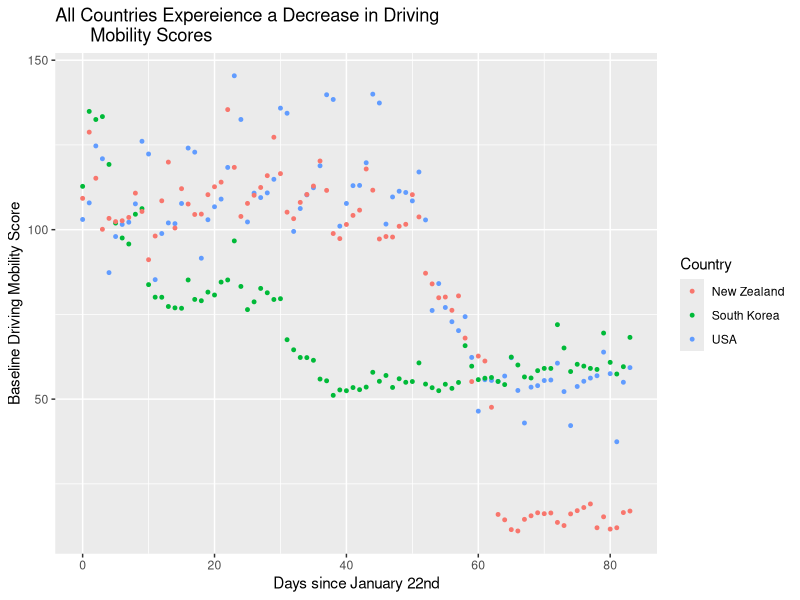
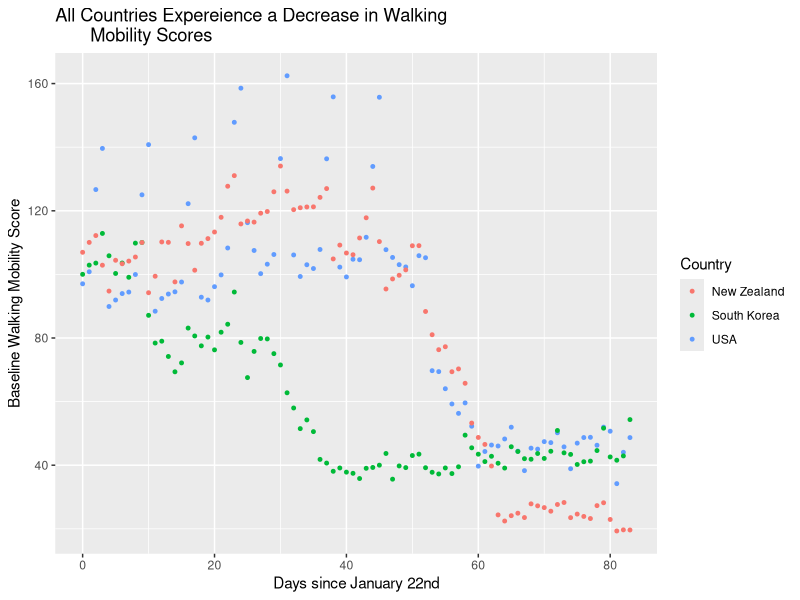
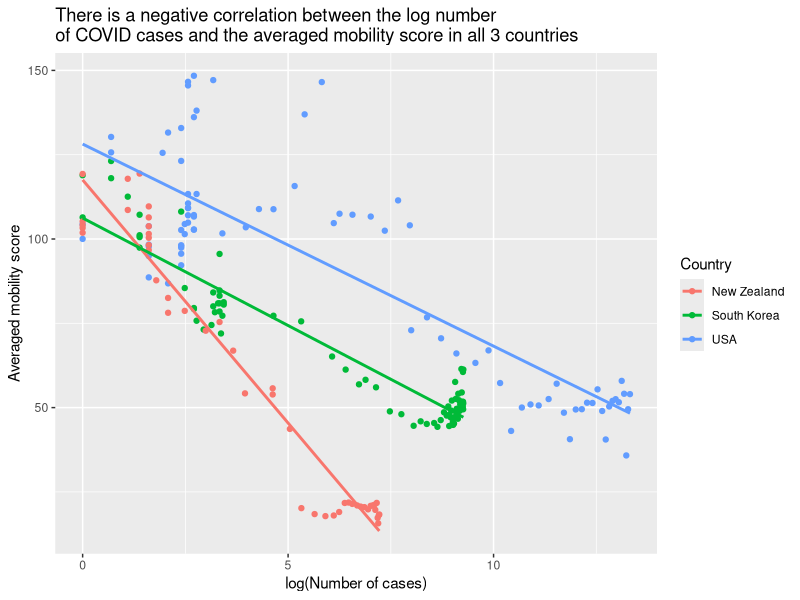
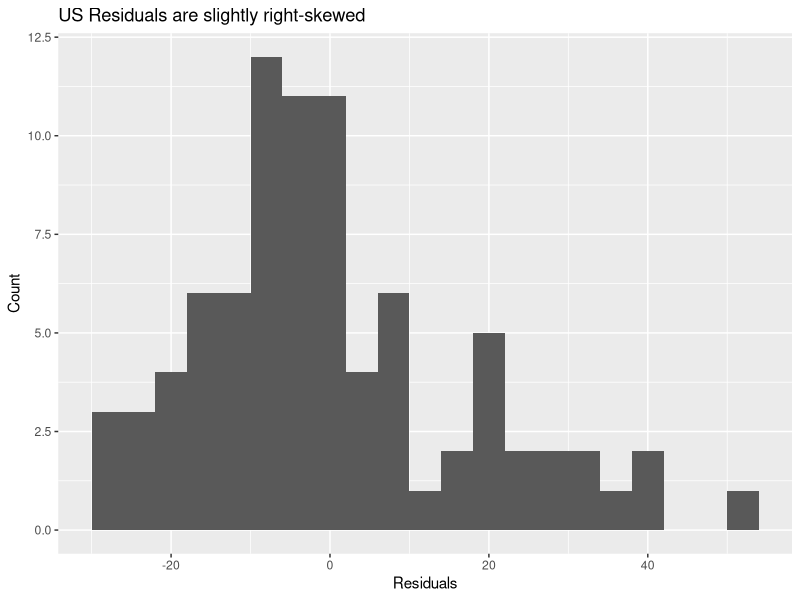
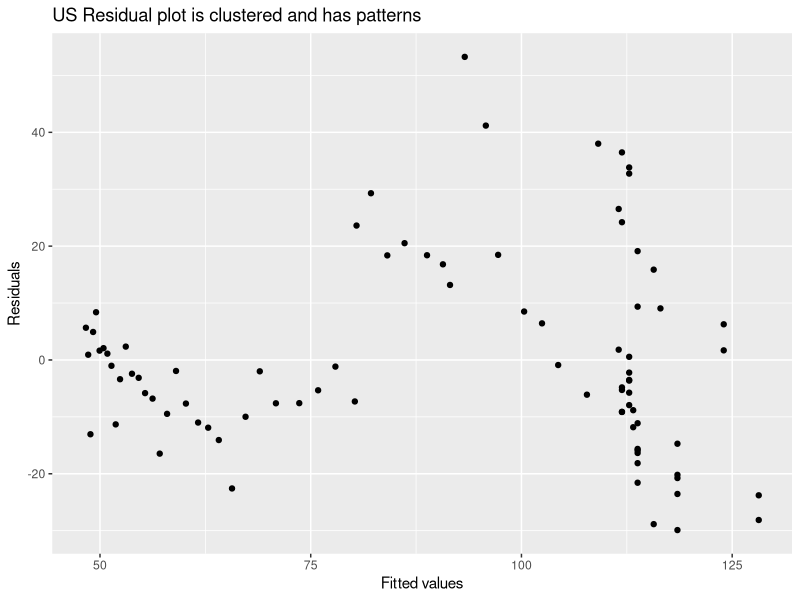
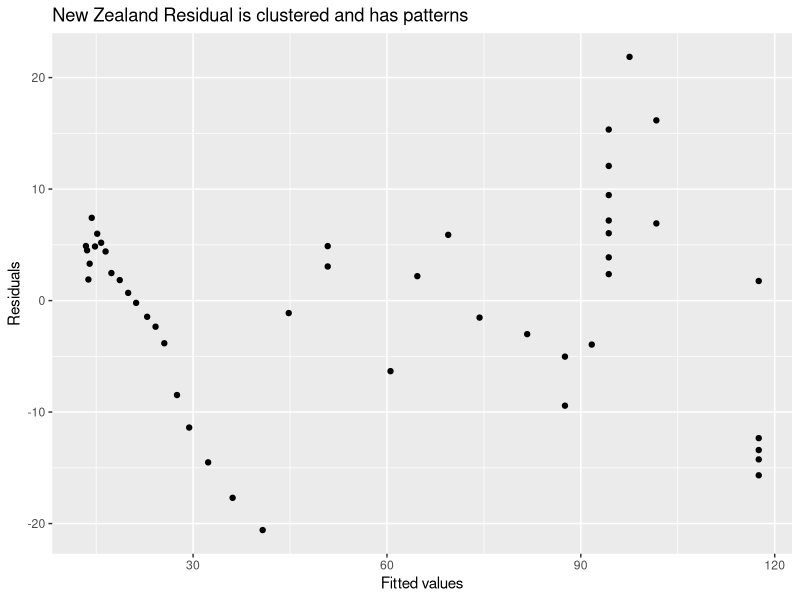
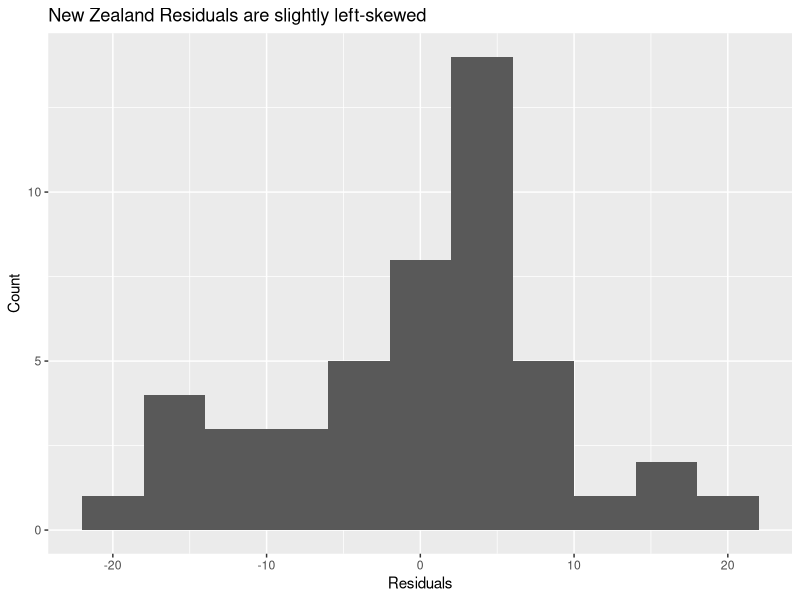
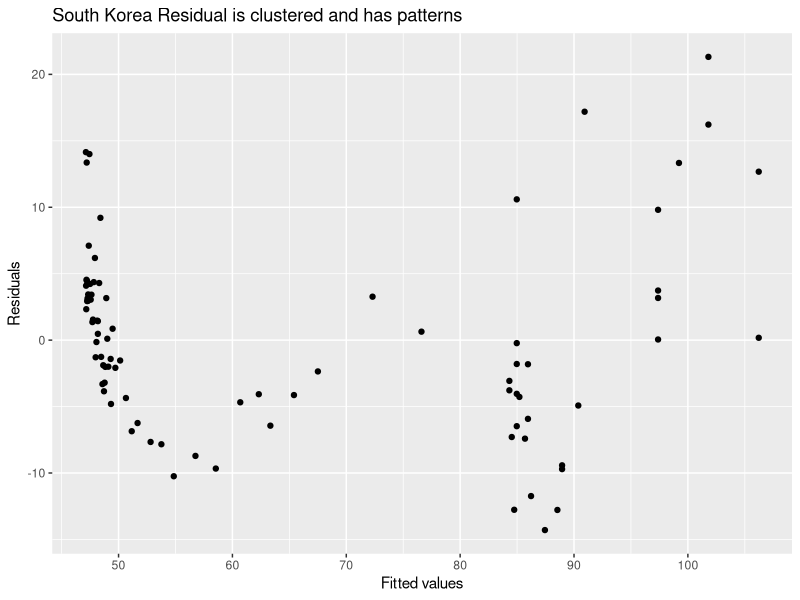

R code for these plots, in order:
## ---- chunk 1
knitr::opts_chunk$set(echo = FALSE)
library(tidyverse)
library(class)
combined<-read_csv("combined.csv")
reg_data <- read_csv("regressiondata.csv")
reg_data <- reg_data %>% filter(Country == "USA" | Country == "New Zealand" | 
                      Country == "South Korea")
## ---- chunk 2

ggplot(data = reg_data, mapping = aes(x = Days_since_Janurary_22nd, y = Driving_mobility_score, color = Country)) +
  geom_point(size=1) +
  labs(title = "All Countries Expereience a Decrease in Driving 
       Mobility Scores", 
       x = "Days since January 22nd", 
       y = 'Baseline Driving Mobility Score' )

ggplot(data = reg_data, mapping = aes(x = Days_since_Janurary_22nd, y = Walking_mobility_score, color = Country)) +
  geom_point(size=1) +
  labs(title = "All Countries Expereience a Decrease in Walking 
       Mobility Scores", 
       x = "Days since January 22nd", 
       y = 'Baseline Walking Mobility Score' )

## ---- chunk 3

driving_us_pre<- combined %>% 
  select(driving_us) %>% 
  slice(1:40)
 

driving_us_post <- combined %>% 
  select(driving_us) %>% 
  slice(41:84)
 

t.test(driving_us_pre, driving_us_post, mu = 0, 
       alternative = "greater", 
       paired = FALSE, 
       var.equal = FALSE,
       conf.level = 0.95)


walking_us_pre <- combined %>% 
  select(walking_us) %>% 
  slice(1:40)
 

walking_us_post <- combined %>% 
  select(walking_us) %>% 
  slice(41:84)
 

t.test(walking_us_pre, walking_us_post, mu = 0, 
       alternative = "greater", 
       paired = FALSE, 
       var.equal = FALSE,
       conf.level = 0.95)


## ---- chunk 4
walking_us_pre <- combined %>% 
select(walking_us) %>% 
slice(1:40) %>% 
pull()

walking_us_post <- combined %>% 
select(walking_us) %>% 
slice(41:84) %>% 
pull()

driving_us_pre <- combined %>% 
select(driving_us) %>% 
slice(1:40) %>% 
pull()

driving_us_post <- combined %>% 
select(driving_us) %>% 
slice(41:84) %>% 
pull()

wilcox.test(walking_us_pre, walking_us_post,
alternative = "two.sided",
paired = FALSE,
conf.level = 0.95)

wilcox.test(driving_us_pre, driving_us_post,
alternative = "two.sided",
paired = FALSE,
conf.level = 0.95)

median(walking_us_pre, na.rm = FALSE)
median(walking_us_post, na.rm = FALSE)

median(driving_us_pre, na.rm = FALSE)
median(driving_us_post, na.rm = FALSE)
## ---- chunk 5

library(tidyverse)
library(broom)
reg_data_modified <- reg_data %>%
  filter(Number_of_cases != 0) %>%  filter(Country == "USA" | Country == "New Zealand" | Country == "South Korea")

ggplot(data = reg_data_modified, mapping = aes(x = log(Number_of_cases), y = Averaged_mobility_score, color = Country)) +
geom_point()+
geom_smooth(method="lm", se = FALSE)+
labs(title = "There is a negative correlation between the log number 
of COVID cases and the averaged mobility score in all 3 countries",
x = "log(Number of cases)", y = "Averaged mobility score")



reg_data_usa <- reg_data_modified %>%
  filter(Country == "USA")
mod1 <- lm(Averaged_mobility_score ~ log(Number_of_cases), data = reg_data_usa)
tidy(mod1)

ggplot(data = mod1, mapping = aes(x = .resid)) + 
  geom_histogram(binwidth = 4) + 
  labs(x = "Residuals", y = "Count",
       title = "US Residuals are slightly right-skewed")

ggplot(data = mod1, mapping = aes(x = .fitted, y = .resid)) + 
  geom_point() + 
  labs(x = "Fitted values", y = "Residuals",
       title = "US Residual plot is clustered and has patterns")


reg_data_NZ <- reg_data_modified %>%
  filter(Country == "New Zealand")
mod3 <- lm(Averaged_mobility_score ~ log(Number_of_cases), data = reg_data_NZ)
tidy(mod3)

ggplot(data = mod3, mapping = aes(x = .fitted, y = .resid)) + 
  geom_point() + 
  labs(x = "Fitted values", y = "Residuals",
       title = "New Zealand Residual is clustered and has patterns")

ggplot(data = mod3, mapping = aes(x = .resid)) + 
  geom_histogram(binwidth = 4) + 
  labs(x = "Residuals", y = "Count",
       title = "New Zealand Residuals are slightly left-skewed")

reg_data_SK <- reg_data_modified %>%
  filter(Country == "South Korea")
mod4 <- lm(Averaged_mobility_score ~ log(Number_of_cases), data = reg_data_SK)
tidy(mod4)

ggplot(data = mod4, mapping = aes(x = .fitted, y = .resid)) + 
  geom_point() + 
  labs(x = "Fitted values", y = "Residuals",
       title = "South Korea Residual is clustered and has patterns")

ggplot(data = mod4, mapping = aes(x = .resid)) + 
  geom_histogram(binwidth = 4) + 
  labs(x = "Residuals", y = "Count",
       title = "South Korea Residuals are roughly symmetric, but not normal")

